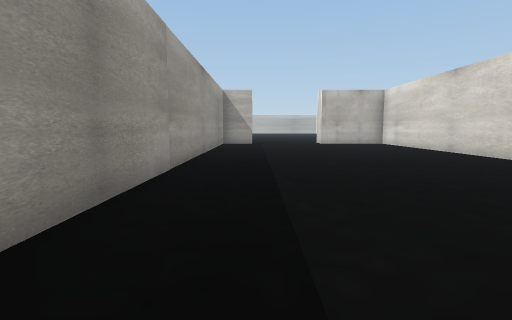
[1] (above)

24 first-person views from a walk through a scene from a Unity 3-D project. The camera is 1.4 m above the floor, tilts 6° down and sees 80° across. The floor is counted in squares, 2 m on a side. Each view is taken from the middle of a square. On the plan, view 1 faces up. The plan holds only what a view shows up to about 10 squares ahead; the rest is blank. The place goes on beyond the plan. Some surface patterns are stand-ins.

[2]
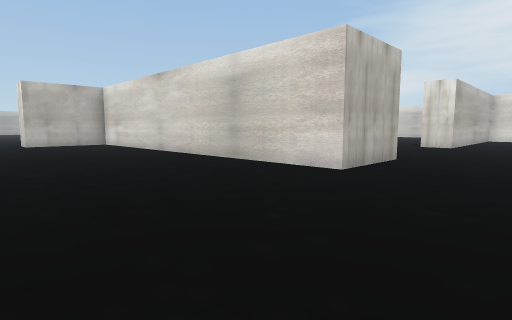

[3]
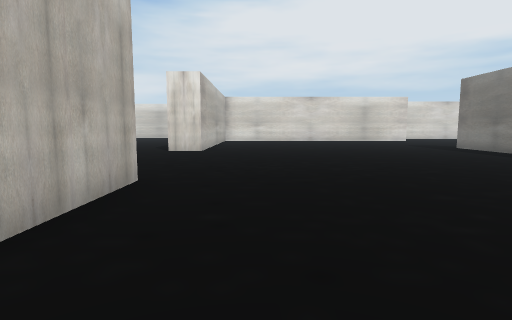

[4]
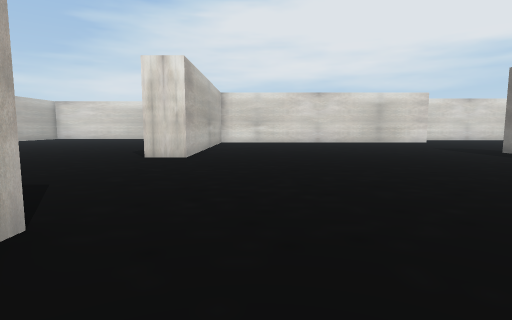

[5]
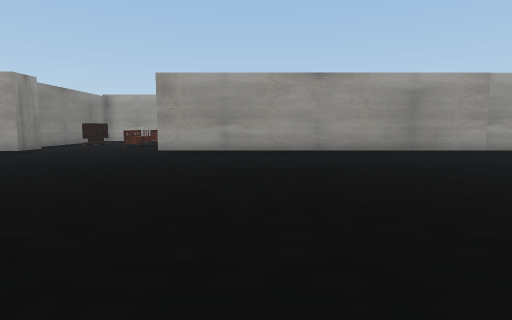

[6]
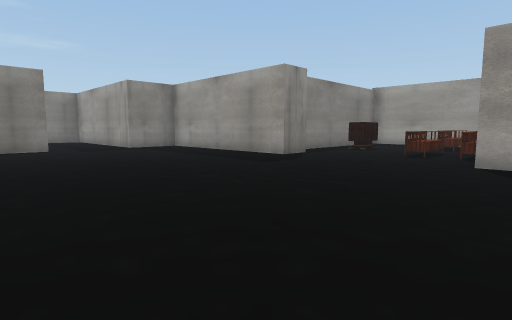

[7]
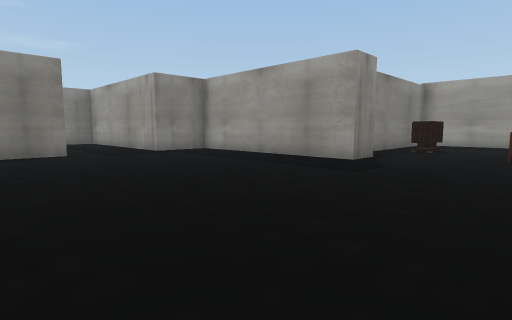

[8]
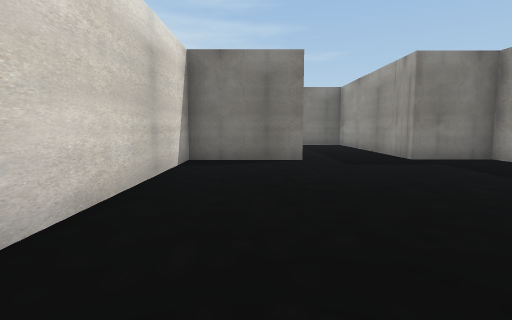

[9]
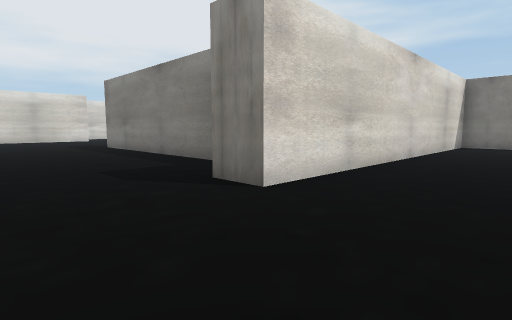

[10]
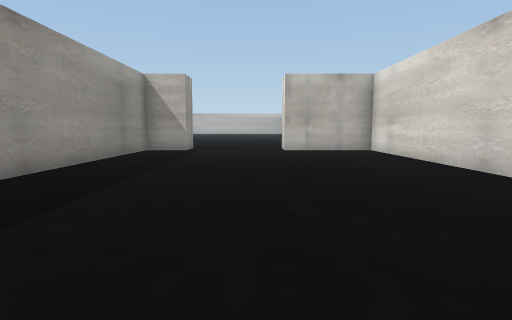

[11]
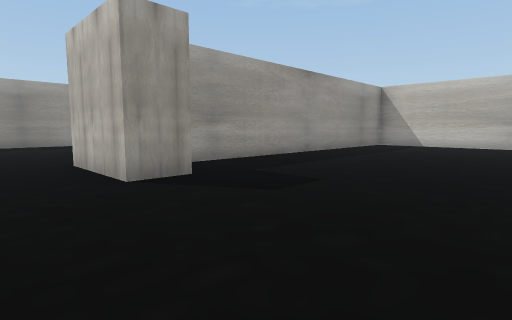

[12]
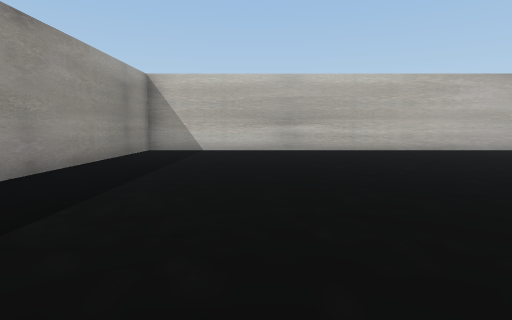

[13]
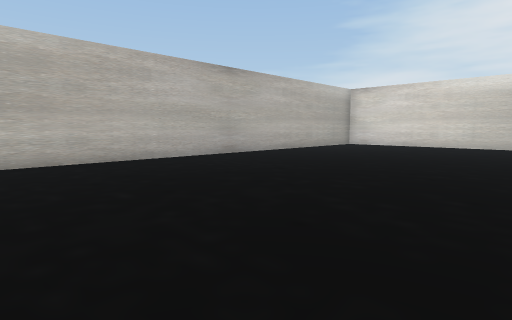

[14]
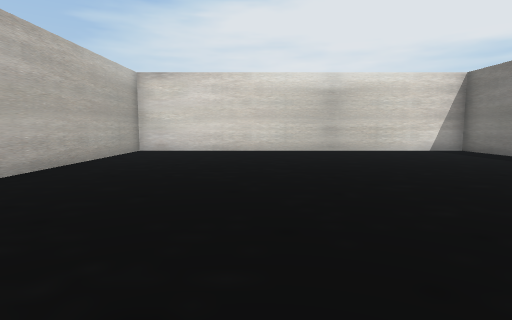

[15]
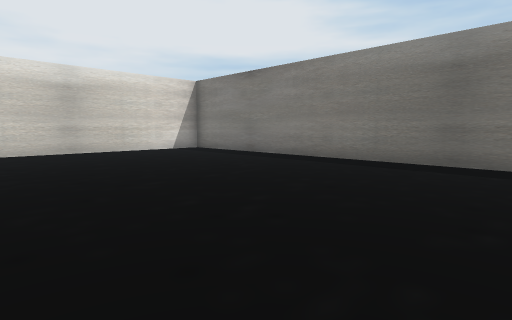

[16]
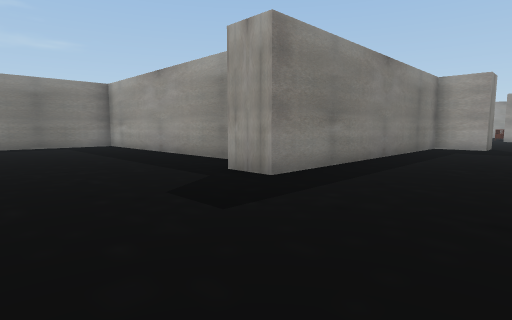

[17]
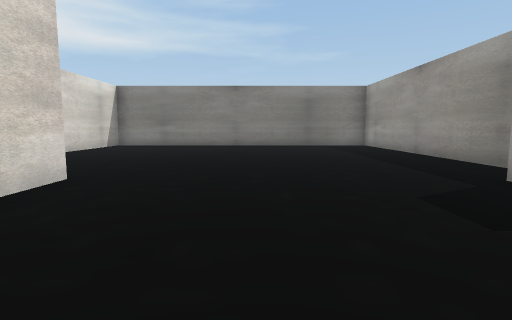

[18]
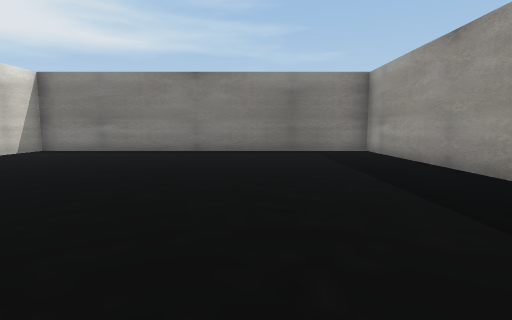

[19]
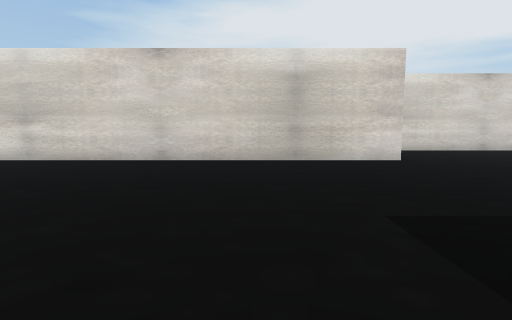

[20]
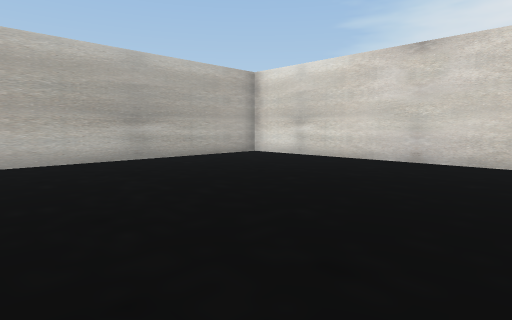

[21]
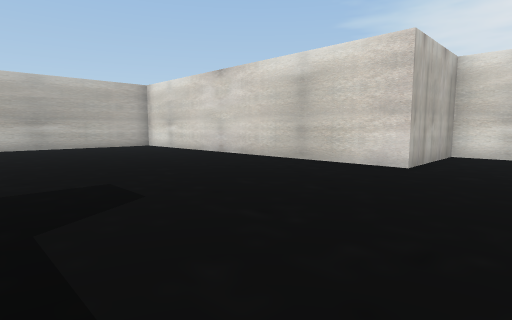

[22]
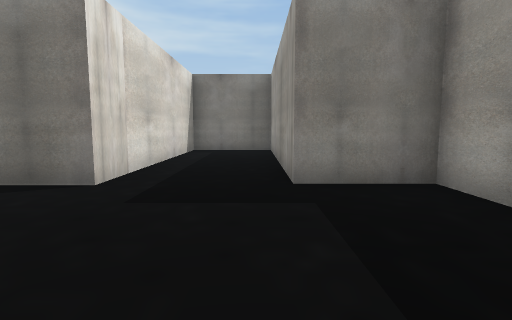

[23]
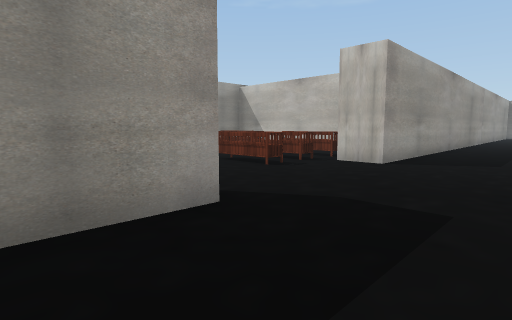

[24]
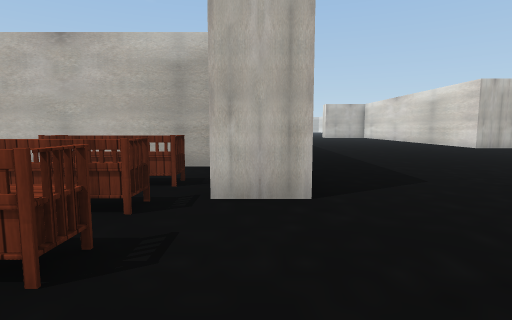

### Floor plan
Points are (right, up) in squares from view 1. A wall is a line through its corners. A room is listed if a view was taken in it or the views show most of it. See-through windows are left out.
Room 1 (views 1, 2, 3, 4, 5, 6, 7, 8, 9, 10, 11, 12, 13, 14, 15, 16, 17, 18, 19, 20, 21, 22, 23, 24)
walls: (8, 3.6) (8, 2.6) (5.6, 2.6) (5.6, 13.6) (2.9, 13.6); (6.8, -6) (14.7, -6) (14.7, -7.1); (16.5, 3.6) (25.4, 3.6) (25.4, 13.6) (6.6, 13.6) (6.6, 4.4); (13.6, -8.2) (13.6, -15.3) (23.5, -15.3) (23.5, -7.2) (20.6, -7.2) (20.6, 2.6) (13.2, 2.6) (13.2, 3.8); (-2.8, -2.5) (-5.5, -2.5); (-2.4, -9.2) (-1.3, -9.2) (-1.3, -14.7) (0.5, -14.7) (0.5, -20.7) (3, -20.7) (3, -14.7) (5.5, -14.7) (5.5, -4.6) (6.5, -4.6) (6.5, -5.8); (-0.2, 14.1) (-0.2, 13.6) (-1.4, 13.6) (-1.4, -5) (-2.5, -5); (-5.2, -10) (-4, -10)
objects: cabinet (-5, -9); other object (-4, -7) to (-3, -7); other object (-4, -6) to (-3, -5); other object (-4, -4) to (-3, -4)

Where each view was taken, in squares from view 1:
view 1: 0 up, 0 right, facing up
view 2: 0 up, 1 right, facing up-right
view 3: 1 up, 4 right, facing right
view 4: 1 up, 6 right, facing right
view 5: 2 down, 8 right, facing left
view 6: 4 down, 5 right, facing down-left
view 7: 6 down, 5 right, facing down-left
view 8: 8 down, 4 right, facing down
view 9: 2 down, 3 right, facing down-right
view 10: 4 up, 2 right, facing up
view 11: 1 up, 12 right, facing up-left
view 12: 4 up, 10 right, facing up
view 13: 7 up, 13 right, facing up-right
view 14: 10 up, 16 right, facing right
view 15: 10 up, 16 right, facing down-right
view 16: 3 down, 18 right, facing down-left
view 17: 3 down, 18 right, facing down
view 18: 6 down, 17 right, facing down
view 19: 4 down, 14 right, facing right
view 20: 4 down, 14 right, facing up-right
view 21: 9 down, 15 right, facing up-right
view 22: 11 down, 1 right, facing down
view 23: 11 down, 1 right, facing up-left
view 24: 8 down, 2 left, facing up
